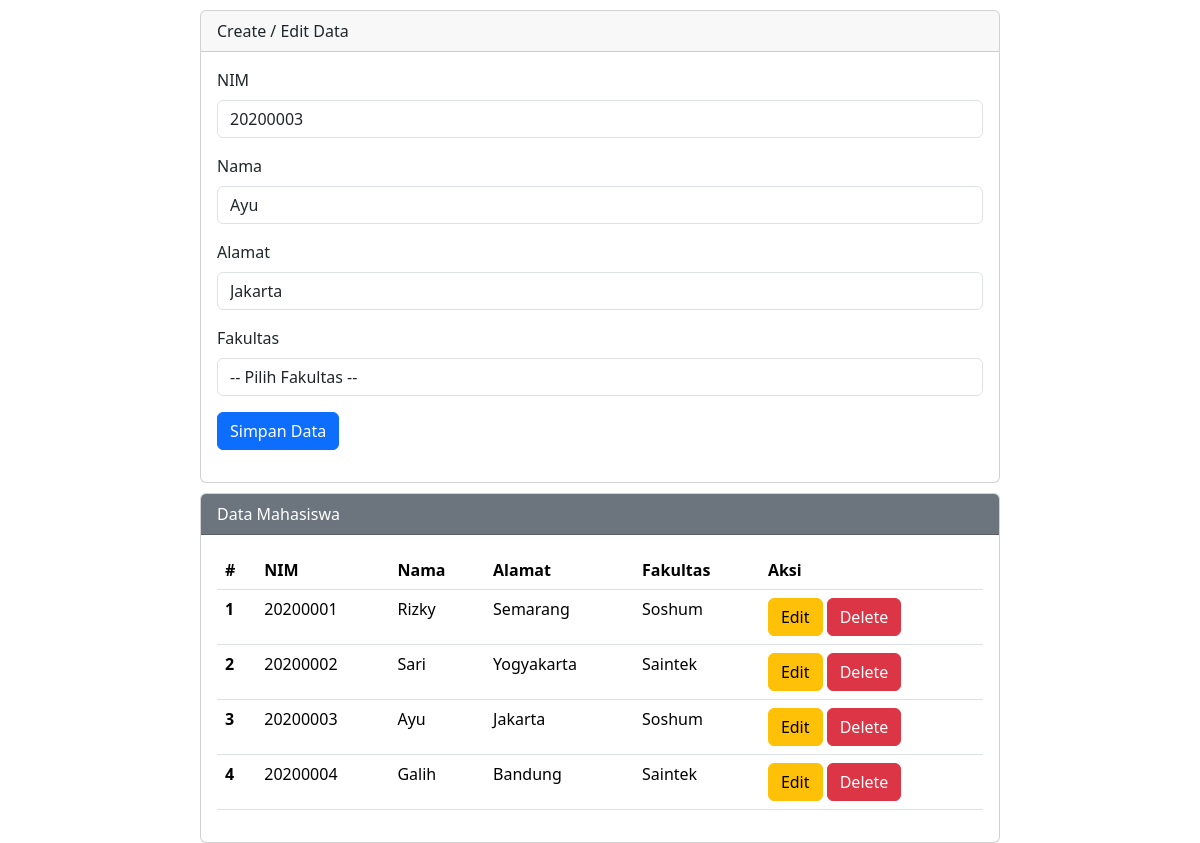
The page /index.php?op=edit&id=3 on the database its author committed.
### tables this page shows
CREATE TABLE `mahasiswa` (
  `id` INT UNSIGNED NOT NULL AUTO_INCREMENT,
  `nim` CHAR(8) NOT NULL,
  `nama` VARCHAR(50) NOT NULL,
  `alamat` VARCHAR(125) NOT NULL,
  `fakultas` VARCHAR(40) NOT NULL,
  `created_at` TIMESTAMP NOT NULL DEFAULT CURRENT_TIMESTAMP,
  `updated_at` TIMESTAMP NOT NULL DEFAULT CURRENT_TIMESTAMP ON UPDATE CURRENT_TIMESTAMP,
  PRIMARY KEY (`id`),
  UNIQUE KEY `nim` (`nim`)
);

### index.php (the view, shortened to what this page needs)
<?php
include "service/database.php";
$nim        = "";
$nama       = "";
$alamat     = "";
$op = isset($_GET['op']) ? $_GET['op'] : "";
if ($op == 'edit') {
    $id         = $_GET['id'];
    $sql1       = "select * from mahasiswa where id = '$id'";
    $q1         = mysqli_query($koneksi, $sql1);
    $r1         = mysqli_fetch_array($q1);
    $nim        = $r1['nim'];
    $nama       = $r1['nama'];
    $alamat     = $r1['alamat'];
}
?>
<html lang="en">
<head>
    <link href="https://cdn.jsdelivr.net/npm/bootstrap@5.3.7/dist/css/bootstrap.min.css" rel="stylesheet">
</head>
<body>
    <div class="mx-auto">
        <div class="card">
            <div class="card-header">
                Create / Edit Data
            </div>
            <div class="card-body">
                <form action="" method="POST">
                    <div class="mb-3">
                        <label for="nim" class="form-label">NIM</label>
                        <input type="text" class="form-control" id="nim" name="nim" value="<?= $nim ?>">
                    </div>
                    <div class="mb-3">
                        <label for="nama" class="form-label">Nama</label>
                        <input type="text" class="form-control" id="nama" name="nama" value="<?= $nama ?>">
                    </div>
                    <div class="mb-3">
                        <label for="alamat" class="form-label">Alamat</label>
                        <input type="text" class="form-control" id="alamat" name="alamat" value="<?= $alamat ?>">
                    </div>
                    <div class="mb-3">
                        <label for="fakultas" class="form-label">Fakultas</label>
                        <select class="form-control" id="fakultas" name="fakultas">
                            <option value="">-- Pilih Fakultas --</option>
                        </select>
                    </div>
                    <div class="col-12">
                        <input type="submit" name="simpan" value="Simpan Data" class="btn btn-primary">
                    </div>
                </form>
            </div>
        </div>
        <div class="card">
            <div class="card-header text-white bg-secondary">
                Data Mahasiswa
            </div>
            <div class="card-body">
                <table class="table">
                    <thead>
                        <tr>
                            <th scope="col">#</th>
                            <th scope="col">NIM</th>
                            <th scope="col">Nama</th>
                            <th scope="col">Alamat</th>
                            <th scope="col">Fakultas</th>
                            <th scope="col">Aksi</th>
                        </tr>
                    </thead>
                    <tbody>
                        <?php
                        $sql2   = "select * from mahasiswa order by id";
                        $q2     = mysqli_query($koneksi, $sql2);
                        $urut = 1;
                        while($r2 = mysqli_fetch_array($q2)) {
                            $id     = $r2['id'];
                            $nim    = $r2['nim'];
                            $nama       = $r2['nama'];
                            $alamat     = $r2['alamat'];
                            $fakultas   = $r2['fakultas'];
                        ?>
                            <tr>
                                <th scope="row"><?= $urut++ ?></th>
                                <td scope="row"><?= $nim ?></td>
                                <td scope="row"><?= $nama ?></td>
                                <td scope="row"><?= $alamat ?></td>
                                <td scope="row"><?= $fakultas ?></td>
                                <td scope="row">
                                    <a href="index.php?op=edit&id=<?= $id ?>"><button type="button" class="btn btn-warning">Edit</button></a>
                                    <a href="index.php?op=delete&id=<?= $id ?>" onclick="return confirm('Yakin mau delete data?')"><button type="button" class="btn btn-danger">Delete</button></a>
                                </td>
                            </tr>
                        <?php
                        }
                        ?>
                    </tbody>
                </table>
            </div>
        </div>
    </div>
</body>
</html>

### index.php (style rules this page uses)
.mx-auto { width: 800px; }
.card { margin-top: 10px; }

### rows shown on the page
mahasiswa: nim "20200003", nama "Ayu", alamat "Jakarta", fakultas "Soshum"
mahasiswa: nim "20200001", nama "Rizky", alamat "Semarang", fakultas "Soshum"
mahasiswa: nim "20200002", nama "Sari", alamat "Yogyakarta", fakultas "Saintek"
mahasiswa: nim "20200004", nama "Galih", alamat "Bandung", fakultas "Saintek"
